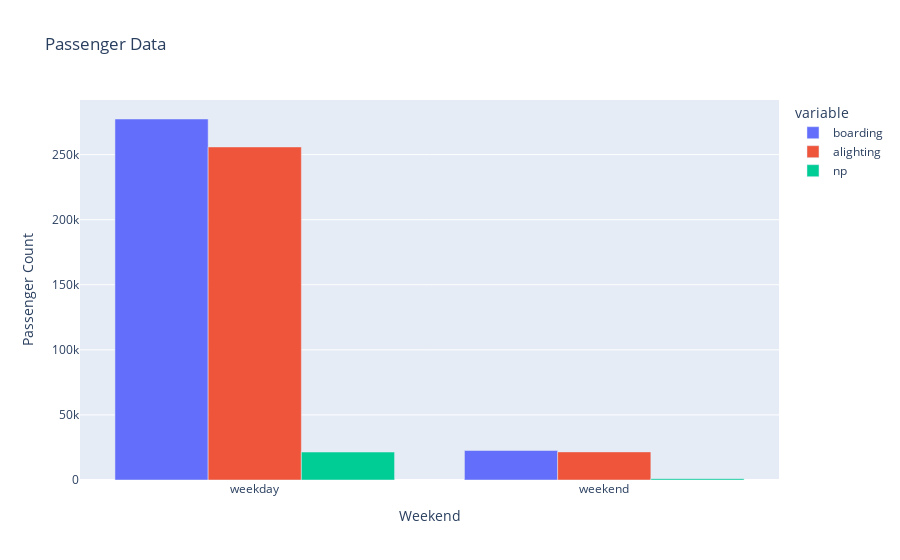

The cell this chart's notebook holds for it:
### Code cell
import pandas as pd
import plotly.express as px

# Assuming you have a DataFrame named 'cap'

# Calculate the difference between boarding and alighting
cap['np'] = cap['boarding'] - cap['alighting']

# Convert timestamp to date
cap['date'] = pd.to_datetime(cap['timestamp']).dt.date

# Group by weekend and day of the week, and sum boarding, alighting, and np
grouped = cap.groupby(['weekend'])[['boarding', 'alighting', 'np']].sum().reset_index()

# Define the desired order of x-axis categories
desired_order = ['Weekday', 'Weekend']

# Create a bar plot using Plotly
fig = px.bar(grouped, x='weekend', y=['boarding', 'alighting', 'np'],
             labels={'weekend': 'Weekend', 'value': 'Passenger Count'},
             title="Passenger Data",
             barmode='group')

fig.update_layout(xaxis={'categoryorder': 'array', 'categoryarray': desired_order})

fig.show()

### Figure 1 — Plotly figure (JSON) as saved in the notebook; plotly's stock layout.template omitted (floating-point values rounded to 4 significant figures)
{"data": [{"alignmentgroup": "True", "hovertemplate": "variable=boarding<br>Weekend=%{x}<br>Passenger Count=%{y}<extra></extra>", "legendgroup": "boarding", "marker": {"color": "#636efa", "pattern": {"shape": ""}}, "name": "boarding", "offsetgroup": "boarding", "orientation": "v", "showlegend": true, "textposition": "auto", "type": "bar", "x": ["weekday", "weekend"], "xaxis": "x", "y": [277364, 22640], "yaxis": "y"}, {"alignmentgroup": "True", "hovertemplate": "variable=alighting<br>Weekend=%{x}<br>Passenger Count=%{y}<extra></extra>", "legendgroup": "alighting", "marker": {"color": "#EF553B", "pattern": {"shape": ""}}, "name": "alighting", "offsetgroup": "alighting", "orientation": "v", "showlegend": true, "textposition": "auto", "type": "bar", "x": ["weekday", "weekend"], "xaxis": "x", "y": [255901, 21591], "yaxis": "y"}, {"alignmentgroup": "True", "hovertemplate": "variable=np<br>Weekend=%{x}<br>Passenger Count=%{y}<extra></extra>", "legendgroup": "np", "marker": {"color": "#00cc96", "pattern": {"shape": ""}}, "name": "np", "offsetgroup": "np", "orientation": "v", "showlegend": true, "textposition": "auto", "type": "bar", "x": ["weekday", "weekend"], "xaxis": "x", "y": [21463, 1049], "yaxis": "y"}], "layout": {"barmode": "group", "legend": {"title": {"text": "variable"}, "tracegroupgap": 0}, "title": {"text": "Passenger Data"}, "xaxis": {"anchor": "y", "categoryarray": ["Weekday", "Weekend"], "categoryorder": "array", "domain": [0, 1], "title": {"text": "Weekend"}}, "yaxis": {"anchor": "x", "domain": [0, 1], "title": {"text": "Passenger Count"}}}}
